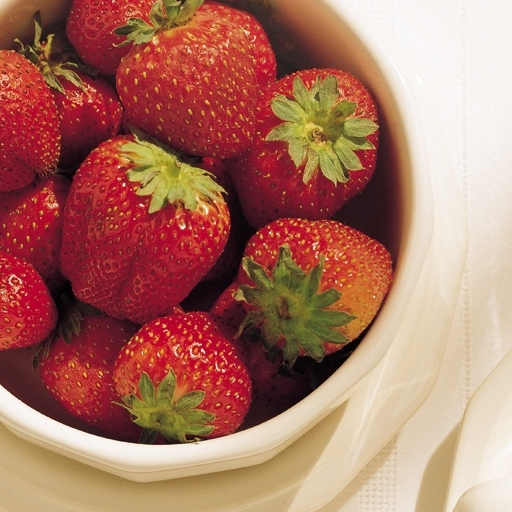
#> input picture immagini/Immagini/fragole.jpg, 512 x 512 px, found by its file name
$ python esercizio_2.py
#> lines starting #> are read from the running program, lines starting #| are printed output that depends on the picture
import numpy as np
import scipy.ndimage as ndi
import matplotlib.pyplot as plt
import skimage.io as io
import skimage.color as clr


if __name__ == '__main__':
    path = 'C:\\Users\\rocco\\Documents\\università\\ESM\\laboratorio\\Immagini\\'
    im1 = path + 'fragole.jpg'
    im2 = path + 'cubo.jpg'
    x1 = np.float32(io.imread(im1))
    x2 = np.float32(io.imread(im2))
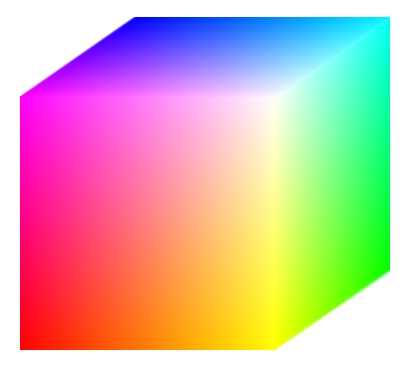
#> input picture immagini/Immagini/cubo.jpg, 409 x 366 px, found by its file name
    x1 = x1/np.max(x1)
    x2 = x2/np.max(x2)

    hsv_x1 = clr.rgb2hsv(x1)
#> hsv_x1: shape (512, 512, 3) float32; mean of channels 0, 1, 2 0.362, 0.502, 0.672
    hsv_x2 = clr.rgb2hsv(x2)
#> hsv_x2: shape (366, 409, 3) float32; mean of channels 0, 1, 2 0.378, 0.514, 0.998

    plt.figure(1)
    plt.imshow(x1, clim=[0,1])
    plt.title('fragole')
    plt.figure(2)
    plt.imshow(x2, clim=[0,1])
    plt.title('cubo')
    plt.figure(3)
    plt.subplot(1,3,1)
    plt.imshow(hsv_x1[:,:,0], clim=[0,1], cmap='gray')
    plt.title('fragole_h')
    plt.subplot(1,3,2)
    plt.imshow(hsv_x1[:,:,1], clim=[0,1], cmap='gray')
    plt.title('fragole_s')
    plt.imshow(hsv_x1[:,:,2], clim=[0,1], cmap='gray')
    plt.subplot(1,3,3)
    plt.title('fragole_v')
    plt.figure(4)
    plt.subplot(1,3,1)
    plt.imshow(hsv_x2[:,:,0], clim=[0,1], cmap='gray')
    plt.title('cubo_h')
    plt.subplot(1,3,2)
    plt.imshow(hsv_x2[:,:,1], clim=[0,1], cmap='gray')
    plt.title('cubo_s')
    plt.subplot(1,3,3)
    plt.imshow(hsv_x2[:,:,2], clim=[0,1], cmap='gray')
    plt.title('cubo_v')
    plt.show()
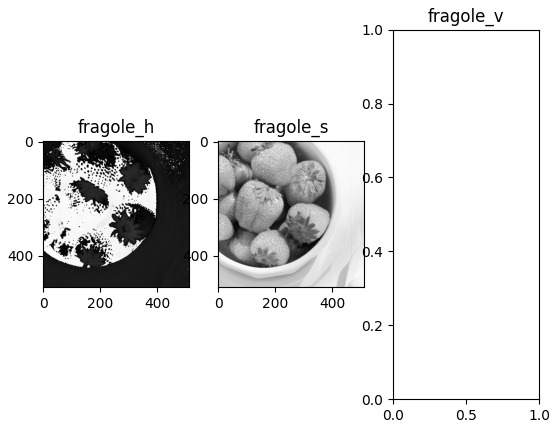
#> figure drawn by matplotlib, 2 panels
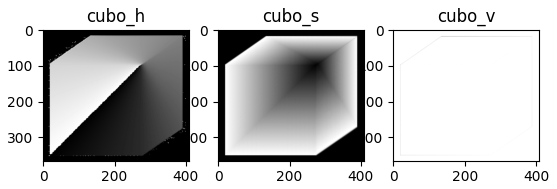
#> figure drawn by matplotlib, 3 panels
